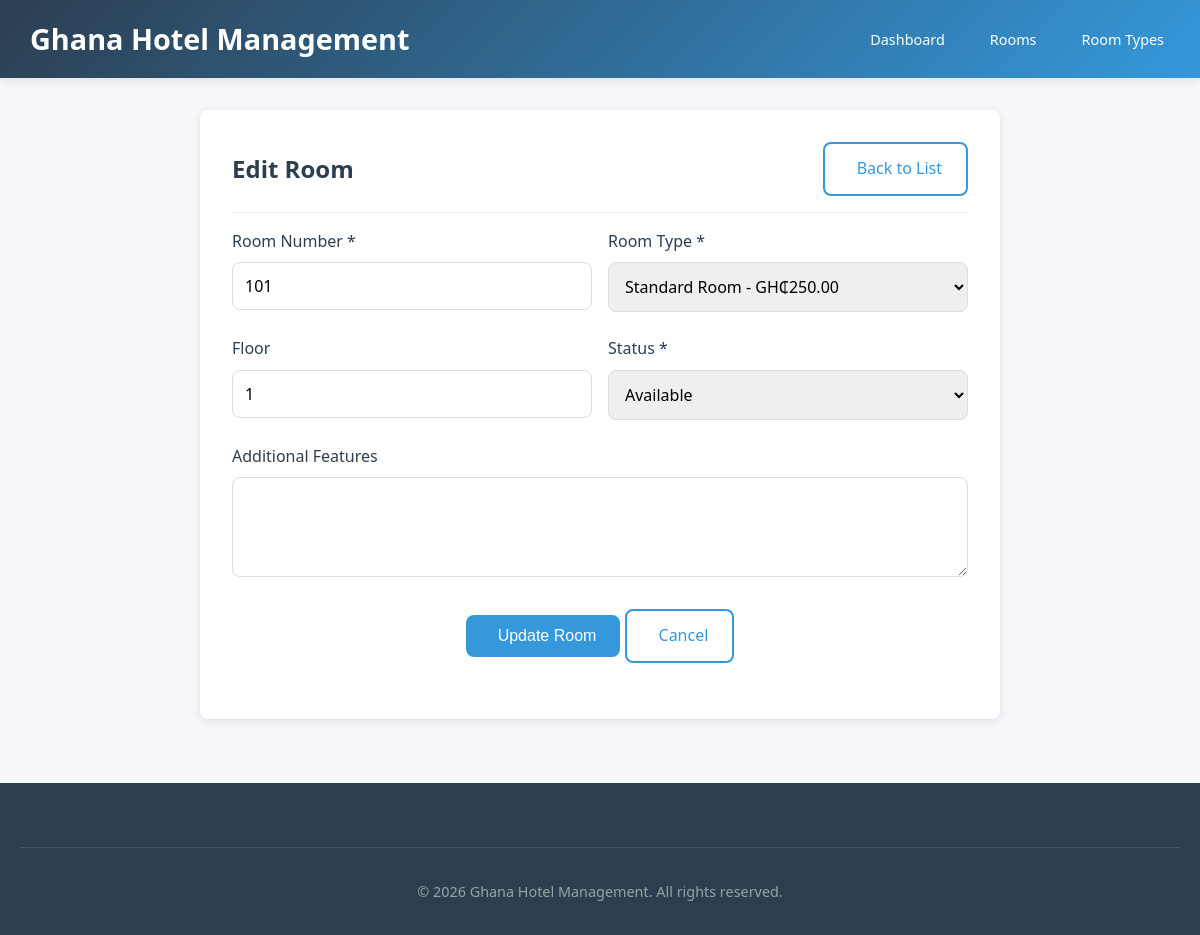
Page /rooms_update.php?id=1 on the committed database.
### tables this page shows
CREATE TABLE rooms (
                       id INT PRIMARY KEY AUTO_INCREMENT,
                       room_number VARCHAR(20) NOT NULL UNIQUE,
                       room_type_id INT NOT NULL,
                       floor INT,
                       status ENUM('available', 'occupied', 'maintenance', 'cleaning') DEFAULT 'available',
                       features TEXT,
                       created_at TIMESTAMP DEFAULT CURRENT_TIMESTAMP,
                       updated_at TIMESTAMP DEFAULT CURRENT_TIMESTAMP ON UPDATE CURRENT_TIMESTAMP,
                       FOREIGN KEY (room_type_id) REFERENCES room_types(id) ON DELETE CASCADE
);

CREATE TABLE room_types (
                            id INT PRIMARY KEY AUTO_INCREMENT,
                            type_name VARCHAR(100) NOT NULL,
                            description TEXT,
                            price_per_night DECIMAL(10, 2) NOT NULL,
                            capacity INT NOT NULL,
                            amenities TEXT,
                            created_at TIMESTAMP DEFAULT CURRENT_TIMESTAMP,
                            updated_at TIMESTAMP DEFAULT CURRENT_TIMESTAMP ON UPDATE CURRENT_TIMESTAMP
);

### functions.php (called while the page is built, shortened)
<?php
function getAllRoomTypes($pdo) {
    $stmt = $pdo->query("SELECT * FROM room_types ORDER BY type_name");
    return $stmt->fetchAll();
}
function getRoomById($pdo, $id) {
    $sql = "SELECT r.*, rt.type_name, rt.price_per_night, rt.capacity FROM rooms r
            JOIN room_types rt ON r.room_type_id = rt.id
            WHERE r.id = ?";
    $stmt = $pdo->prepare($sql);
    $stmt->execute([$id]);
    return $stmt->fetch();
}

### rooms_update.php (the view, shortened to what this page needs)
<?php
require_once 'config.php';
require_once 'functions.php';
$id = $_GET['id'] ?? 0;
$room = getRoomById($pdo, $id);
$roomTypes = getAllRoomTypes($pdo);
?>
<!DOCTYPE html>
<html lang="en">
<head>
    <link rel="stylesheet" href="styles.css">
</head>
<body>
<header>
    <div class="container header-container">
        <div class="logo">
            <span><?php echo APP_NAME; ?></span>
        </div>
        <nav>
            <ul>
                <li><a href="index.php"><i class="fas fa-tachometer-alt"></i> Dashboard</a></li>
                <li><a href="rooms.php"><i class="fas fa-bed"></i> Rooms</a></li>
                <li><a href="roomType.php"><i class="fas fa-list"></i> Room Types</a></li>
            </ul>
        </nav>
    </div>
</header>
<main>
    <div class="container">
        <div class="form-container">
            <div class="card-header">
                <h2><i class="fas fa-edit"></i> Edit Room</h2>
                <a href="rooms.php" class="btn btn-outline">
                    <i class="fas fa-arrow-left"></i> Back to List
                </a>
            </div>
            <form method="POST" id="roomForm">
                <div class="form-row">
                    <div class="form-group">
                        <label for="room_number">Room Number *</label>
                        <input type="text" id="room_number" name="room_number" required
                               value="<?php echo htmlspecialchars($room['room_number']); ?>">
                    </div>
                    <div class="form-group">
                        <label for="room_type_id">Room Type *</label>
                        <select id="room_type_id" name="room_type_id" required>
                            <?php foreach ($roomTypes as $type): ?>
                                <option value="<?php echo $type['id']; ?>"
                                    <?php echo $type['id'] == $room['room_type_id'] ? 'selected' : ''; ?>>
                                    <?php echo htmlspecialchars($type['type_name']); ?> -
                                </option>
                            <?php endforeach; ?>
                        </select>
                    </div>
                </div>
                <div class="form-row">
                    <div class="form-group">
                        <label for="floor">Floor</label>
                        <input type="number" id="floor" name="floor" min="1" max="20"
                               value="<?php echo $room['floor']; ?>">
                    </div>
                    <div class="form-group">
                        <label for="status">Status *</label>
                        <select id="status" name="status" required>
                            <option value="available" <?php echo $room['status'] == 'available' ? 'selected' : ''; ?>>Available</option>
                        </select>
                    </div>
                </div>
                <div class="form-group">
                    <label for="features">Additional Features</label>
                    <textarea id="features" name="features" rows="3"><?php echo htmlspecialchars($room['features']); ?></textarea>
                </div>
                <div class="form-group" style="text-align: center;">
                    <button type="submit" class="btn btn-primary">
                        <i class="fas fa-save"></i> Update Room
                    </button>
                    <a href="rooms.php" class="btn btn-outline">
                        <i class="fas fa-times"></i> Cancel
                    </a>
                </div>
            </form>
        </div>
    </div>
</main>
<footer>
    <div class="container">
        <div class="copyright">
            &copy; <?php echo date('Y'); ?> <?php echo APP_NAME; ?>. All rights reserved.
        </div>
    </div>
</footer>
</body>
</html>

### styles.css (style rules this page uses)
* { margin: 0; padding: 0; box-sizing: border-box; }
:root { --primary-color: #2c3e50; --secondary-color: #3498db; --accent-color: #e74c3c; --success-color: #27ae60; --warning-color: #f39c12; --light-color: #ecf0f1; --dark-color: #2c3e50; --gray-color: #95a5a6; --border-radius: 8px; --box-shadow: 0 2px 10px rgba(0, 0, 0, 0.1); --transition: all 0.3s ease; }
body { font-family: 'Segoe UI', Tahoma, Geneva, Verdana, sans-serif; line-height: 1.6; color: var(--dark-color); background-color: #f5f7fa; min-height: 100vh; }
.container { max-width: 1200px; margin: 0 auto; padding: 0 20px; }
header { background: linear-gradient(135deg, var(--primary-color), var(--secondary-color)); color: white; padding: 1rem 0; box-shadow: var(--box-shadow); position: sticky; top: 0; z-index: 1000; }
.header-container { display: flex; justify-content: space-between; align-items: center; flex-wrap: wrap; }
.logo { font-size: 1.8rem; font-weight: bold; display: flex; align-items: center; gap: 10px; }
nav ul { display: flex; list-style: none; gap: 0.5rem; flex-wrap: wrap; }
nav a { color: white; text-decoration: none; padding: 0.5rem 1rem; border-radius: var(--border-radius); transition: var(--transition); display: flex; align-items: center; gap: 5px; font-size: 0.9rem; }
main { padding: 2rem 0; min-height: calc(100vh - 180px); }
.form-container { max-width: 800px; margin: 0 auto; background: white; padding: 2rem; border-radius: var(--border-radius); box-shadow: var(--box-shadow); }
.form-group { margin-bottom: 1.5rem; }
.form-row { display: grid; grid-template-columns: repeat(auto-fit, minmax(250px, 1fr)); gap: 1rem; }
label { display: block; margin-bottom: 0.5rem; font-weight: 500; color: var(--dark-color); }
input, select, textarea { width: 100%; padding: 0.75rem; border: 1px solid #ddd; border-radius: var(--border-radius); font-family: inherit; font-size: 1rem; transition: var(--transition); }
textarea { min-height: 100px; resize: vertical; }
.btn { display: inline-flex; align-items: center; justify-content: center; gap: 0.5rem; padding: 0.75rem 1.5rem; border: none; border-radius: var(--border-radius); font-size: 1rem; font-weight: 500; cursor: pointer; transition: var(--transition); text-decoration: none; }
.btn-primary { background-color: var(--secondary-color); color: white; }
.btn-outline { background-color: transparent; border: 2px solid var(--secondary-color); color: var(--secondary-color); }
.card-header { display: flex; justify-content: space-between; align-items: center; margin-bottom: 1rem; padding-bottom: 1rem; border-bottom: 1px solid #eee; flex-wrap: wrap; gap: 1rem; }
footer { background-color: var(--primary-color); color: white; padding: 2rem 0; margin-top: 2rem; }
.copyright { text-align: center; padding-top: 2rem; margin-top: 2rem; border-top: 1px solid rgba(255, 255, 255, 0.1); color: #95a5a6; font-size: 0.9rem; }

### rows in the picture
rooms: room_number "101", room_type_id "Standard Room - GH₵250.00", floor "1", status "Available"

### other values in the picture
APP_NAME "Ghana Hotel Management"
